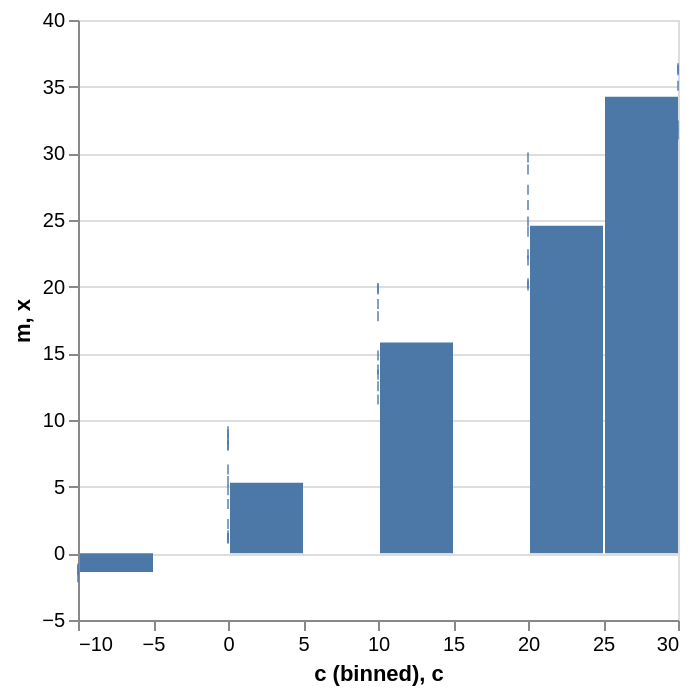

Describe this chart as a Vega-Lite specification.
### Vega-Lite specification from a JSON file in a GitHub repository (floating-point values rounded to 4 significant figures)
{"$schema": "https://vega.github.io/schema/vega-lite/v6.json", "data": {"values": [{"x": 1.364}, {"x": 5.43}, {"x": 21.96}, {"x": 35.06}, {"x": 19.9}, {"x": 12.52}, {"x": 36.23}, {"x": -1.795}, {"x": 31.41}, {"x": 8.145}, {"x": 2.2}, {"x": 1.118}, {"x": 8.917}, {"x": 29.68}, {"x": 3.692}, {"x": 20.09}, {"x": 22.43}, {"x": 11.53}, {"x": 18.7}, {"x": -1.132}, {"x": -1.262}, {"x": 4.724}, {"x": 24.13}, {"x": 13.79}, {"x": 9.149}, {"x": 20.25}, {"x": 14.84}, {"x": 8.56}, {"x": 28.79}, {"x": 24.89}, {"x": 6.284}, {"x": 19.79}, {"x": 17.78}, {"x": 32.09}, {"x": 26.13}, {"x": 8.077}, {"x": 36.39}, {"x": 1.129}, {"x": 13.4}, {"x": 27.27}]}, "transform": [{"bin": {"maxbins": 4}, "field": "x", "as": "c"}], "layer": [{"transform": [{"aggregate": [{"op": "mean", "field": "x", "as": "m"}], "groupby": ["bin_maxbins_10_c", "bin_maxbins_10_c_end"]}], "mark": "bar", "encoding": {"x": {"bin": true, "field": "c"}, "y": {"field": "m", "type": "quantitative"}}}, {"mark": "tick", "encoding": {"x": {"field": "c", "type": "quantitative"}, "y": {"field": "x", "type": "quantitative"}}}]}
